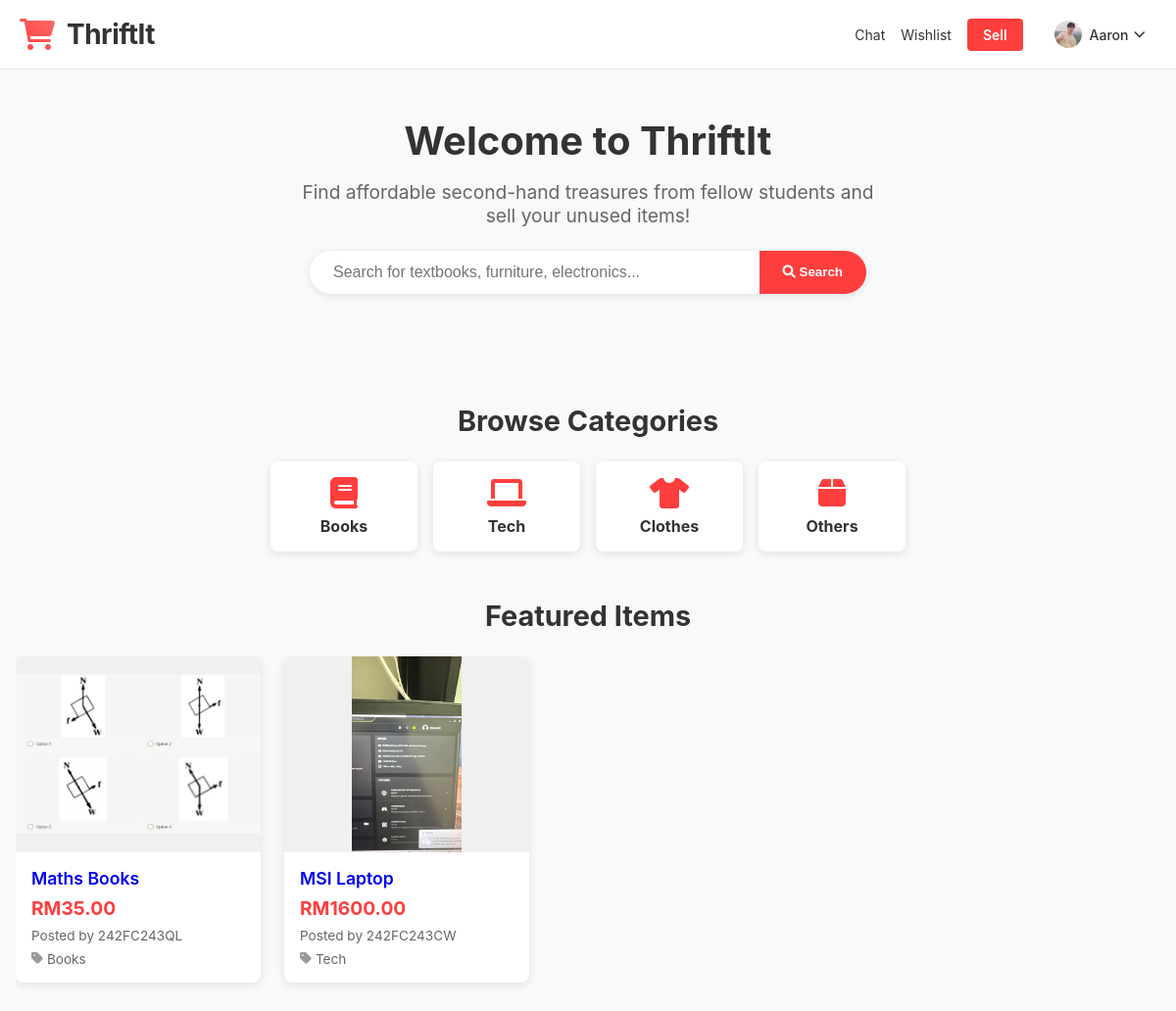
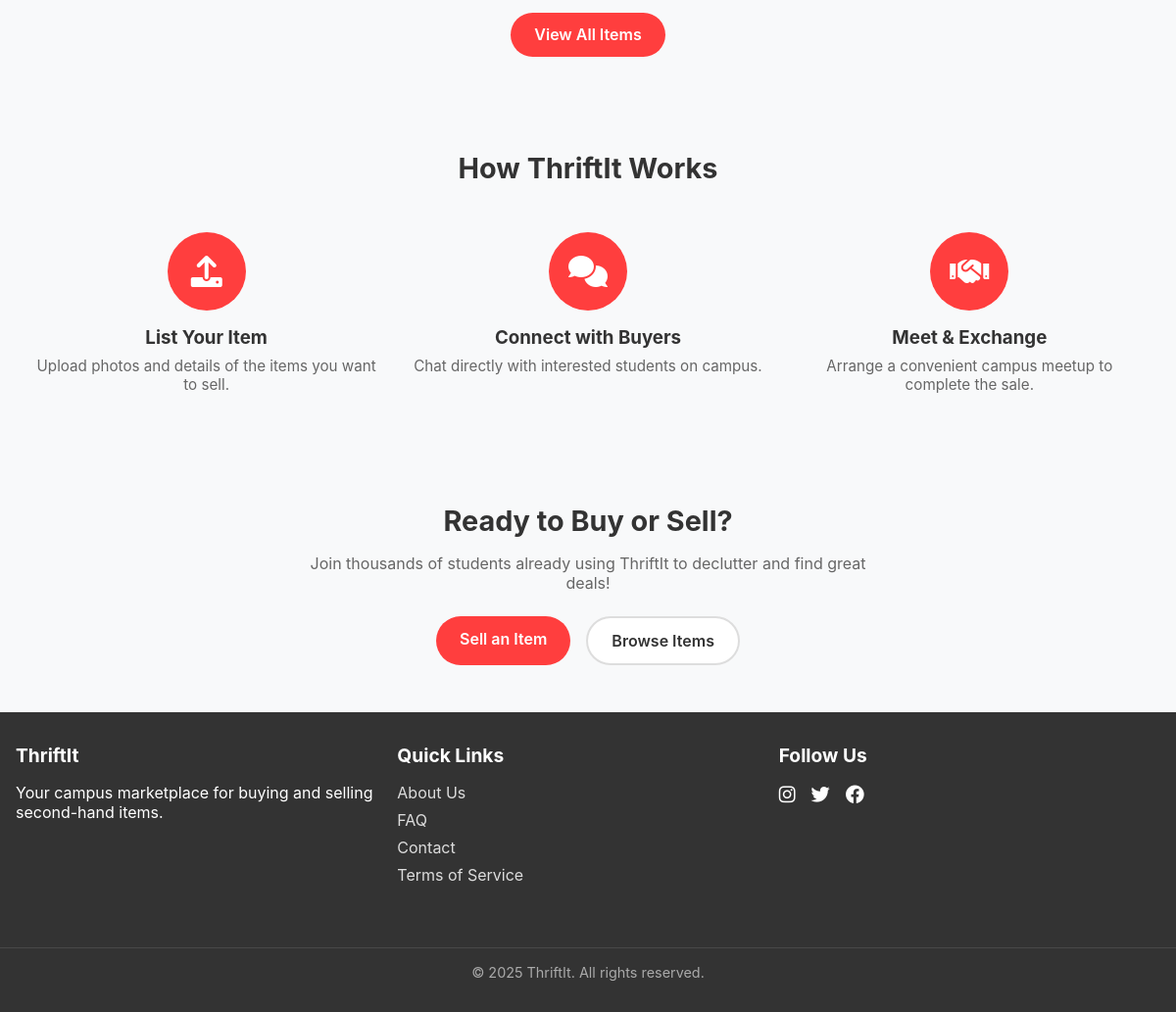
The app's page / (signed in) with its own data (2 pictures, top to bottom).
### app.py (models this page shows, shortened)
class User(db.Model, UserMixin):
    id            = db.Column(db.Integer, primary_key=True)
    student_id    = db.Column(db.String(50), unique=True, nullable=False)
    student_email = db.Column(db.String(120), unique=True, nullable=False)
    password_hash = db.Column(db.String(255), nullable=False)  # Increased from 128 to 255
    full_name     = db.Column(db.String(100), nullable=True)
    profile_picture = db.Column(db.String(100), nullable=True, default='default-avatar.png')
    messages_sent     = db.relationship('Message', foreign_keys='Message.sender_id', backref='sender', lazy='dynamic')
    messages_received = db.relationship('Message', foreign_keys='Message.receiver_id', backref='receiver', lazy='dynamic')
    def get_profile_picture(self):
        return self.profile_picture if self.profile_picture else 'default-avatar.png'
    def get_display_name(self):
        return self.full_name if self.full_name else self.student_id

class Product(db.Model):
    id             = db.Column(db.Integer, primary_key=True)
    name           = db.Column(db.String(100), nullable=False)
    price          = db.Column(db.Float, nullable=False)
    image          = db.Column(db.String(100), nullable=False)
    description    = db.Column(db.Text, nullable=True)
    category       = db.Column(db.String(50), nullable=False)
    condition      = db.Column(db.String(50), nullable=False)
    multiple_items = db.Column(db.Boolean, default=False)
    seller_id      = db.Column(db.Integer, db.ForeignKey('user.id'), nullable=False)
    seller = db.relationship('User', backref=db.backref('products', lazy=True))

### app.py (the view)
@app.route('/')
@login_required
def home():
    try:
        featured_items = Product.query.order_by(Product.id.desc()).limit(4).all()
        return render_template("home.html", featured_items=featured_items)
    except Exception as e:
        app.logger.error(f"Home page error: {str(e)}")
        flash('Error loading homepage. Please try again.', 'error')
        return render_template("home.html", featured_items=[])

### app.py (called while the page is built)
@login_manager.user_loader
def load_user(user_id):
    return User.query.get(int(user_id))

### templates/home.html (shortened to what this page needs)
<!DOCTYPE html>
<html lang="en">
<head>
    <link rel="stylesheet" href="{{ url_for('static', filename='style.css') }}">
    <link rel="stylesheet" href="https://cdnjs.cloudflare.com/ajax/libs/font-awesome/6.4.0/css/all.min.css">
</head>
<body>
    {% include 'profile_header.html' %}
    <section class="hero">
        <h1>Welcome to ThriftIt</h1>
        <p>Find affordable second-hand treasures from fellow students and sell your unused items!</p>
        <div class="search-bar">
            <form action="/products" method="get">
                <input type="text" name="q" placeholder="Search for textbooks, furniture, electronics...">
                <button type="submit"><i class="fas fa-search"></i> Search</button>
            </form>
        </div>
    </section>
<section class="categories">
    <h2>Browse Categories</h2>
    <div class="category-grid">
        <a href="{{ url_for('products', category='Books') }}" class="category-card">
            <i class="fas fa-book"></i>
            <h3>Books</h3>
        </a>
        <a href="{{ url_for('products', category='Tech') }}" class="category-card">
            <i class="fas fa-laptop"></i>
            <h3>Tech</h3>
        </a>
        <a href="{{ url_for('products', category='Clothes') }}" class="category-card">
            <i class="fas fa-tshirt"></i>
            <h3>Clothes</h3>
        </a>
        <a href="{{ url_for('products', category='Others') }}" class="category-card">
            <i class="fas fa-box"></i>
            <h3>Others</h3>
        </a>
    </div>
</section>
    <section class="featured-items">
        <h2>Featured Items</h2>
        <div class="item-grid">
            <div class="item-grid-flex">
            {% for item in featured_items %}
            <a href="{{ url_for('product_detail', product_id=item.id) }}" class="item-card">
                <div class="item-image">
                    <img src="{{ url_for('uploads', filename=item.image) }}" alt="{{ item.name }}">
                </div>
                <div class="item-details">
                    <div class="item-title">{{ item.name }}</div>
                    <div class="item-price">RM{{ "%.2f"|format(item.price) }}</div>
                    <div class="item-seller">Posted by {{ item.seller.student_id }}</div>
                    <div class="item-location">
                        <i class="fas fa-tag"></i> {{ item.category }}
                    </div>
                </div>
            </a>
            {% else %}
            <p>No items found.</p>
            {% endfor %}
       </div>
        </div>
        <div style="text-align: center; margin-top: 2rem;">
            <a href="/products" class="btn btn-primary">View All Items</a>
        </div>
    </section>
    <section class="how-it-works">
        <h2>How ThriftIt Works</h2>
        <div class="steps-container">
            <div class="step">
                <div class="step-icon">
                    <i class="fas fa-upload"></i>
                </div>
                <h3>List Your Item</h3>
                <p>Upload photos and details of the items you want to sell.</p>
            </div>
            <div class="step">
                <div class="step-icon">
                    <i class="fas fa-comments"></i>
                </div>
                <h3>Connect with Buyers</h3>
                <p>Chat directly with interested students on campus.</p>
            </div>
            <div class="step">
                <div class="step-icon">
                    <i class="fas fa-handshake"></i>
                </div>
                <h3>Meet & Exchange</h3>
                <p>Arrange a convenient campus meetup to complete the sale.</p>
            </div>
        </div>
    </section>
    <section class="cta">
        <h2>Ready to Buy or Sell?</h2>
        <p>Join thousands of students already using ThriftIt to declutter and find great deals!</p>
        <div class="cta-buttons">
            <a href="/upload" class="btn btn-primary">Sell an Item</a>
            <a href="/products" class="btn btn-secondary">Browse Items</a>
        </div>
    </section>
    {% include 'footer.html' %}
</body>
</html>

### templates/profile_header.html (shortened to what this page needs)
<!DOCTYPE html>
<html>
<head>
    <link rel="stylesheet" href="https://cdnjs.cloudflare.com/ajax/libs/font-awesome/6.0.0/css/all.min.css">
    <link rel="stylesheet" href="{{ url_for('static', filename='style_profile_header.css') }}">
</head>
<body>
    <header class="site-header">
        <div class="container">
            <a href="{{ url_for('home') }}" class="logo">
                <div class="logo-container">
                    <i class="fas fa-shopping-cart logo-icon"></i>
                    <span class="logo-text">ThriftIt</span>
                </div>
            </a>
            <div class="user-actions">
                <a href="{{ url_for('send_message') }}">Chat</a>
                <a href="{{ url_for('wishlist') }}">Wishlist</a>
                <a href="{{ url_for('upload') }}" class="btn-sell">Sell</a>
                <div class="user-menu" onclick="toggleMenu()">
                    <img src="{{ url_for('uploads', filename=current_user.get_profile_picture()) }}" alt="Profile" class="profile-pic">
                    <span>{{ current_user.get_display_name() }}</span>
                    <i class="fas fa-chevron-down"></i>
                </div>
            </div>
        </div>
    </header>
</body>
</html>

### templates/footer.html
<link rel="stylesheet" href="{{ url_for('static', filename='style.css') }}">
<footer>
    <div class="footer-content">
        <div class="footer-section">
            <h3>ThriftIt</h3>
            <p>Your campus marketplace for buying and selling second-hand items.</p>
        </div>
        <div class="footer-section">
            <h3>Quick Links</h3>
            <ul>
                <li><a href="/about">About Us</a></li>
                <li><a href="/faq">FAQ</a></li>
                <li><a href="/contact">Contact</a></li>
                <li><a href="/terms">Terms of Service</a></li>
            </ul>
        </div>
        <div class="footer-section">
            <h3>Follow Us</h3>
            <div class="social-links">
                <a href="#"><i class="fab fa-instagram"></i></a>
                <a href="#"><i class="fab fa-twitter"></i></a>
                <a href="#"><i class="fab fa-facebook"></i></a>
            </div>
        </div>
    </div>
    <div class="copyright">
        &copy; 2025 ThriftIt. All rights reserved.
    </div>
</footer>

### static/style.css (style rules this page uses)
.hero { background-color: #f8f9fa; padding: 3rem 0; text-align: center; margin-bottom: 2rem; }
.hero h1 { font-size: 2.5rem; margin-bottom: 1rem; color: #333; }
.hero p { font-size: 1.2rem; color: #666; max-width: 600px; margin: 0 auto 1.5rem; }
.search-bar { max-width: 600px; margin: 0 auto 2rem; padding: 0 1rem; }
.search-bar form { display: flex; box-shadow: 0 2px 8px rgba(0,0,0,0.1); border-radius: 50px; overflow: hidden; }
.search-bar input { flex: 1; padding: 0.8rem 1.5rem; border: none; font-size: 1rem; }
.search-bar button { background: #ff3e3e; color: white; border: none; padding: 0.8rem 1.5rem; cursor: pointer; font-weight: 600; }
.categories { max-width: 1200px; margin: 0 auto 3rem; padding: 0 1rem; }
.categories h2 { text-align: center; margin-bottom: 1.5rem; color: #333; font-size: 1.8rem; }
.category-grid { display: flex; justify-content: center; gap: 1rem; flex-wrap: wrap; }
.category-card { text-align: center; background: white; padding: 1rem; border-radius: 8px; box-shadow: 0 2px 8px rgba(0,0,0,0.1); transition: transform 0.2s; min-width: 150px; text-decoration: none; }
.category-card i { font-size: 2rem; color: #ff3e3e; margin-bottom: 0.5rem; }
.category-card h3 { font-size: 1rem; color: #333; }
.featured-items { max-width: 1200px; margin: 0 auto 3rem; padding: 0 1rem; }
.featured-items h2 { text-align: center; margin-bottom: 1.5rem; color: #333; font-size: 1.8rem; }
.item-grid-flex { display: flex; gap: 1.5rem; overflow-x: auto; padding-bottom: 10px; }
.item-grid-flex .item-card { flex: 0 0 250px; background: white; border-radius: 8px; overflow: hidden; box-shadow: 0 2px 8px rgba(0,0,0,0.1); transition: transform 0.2s; text-decoration: none; }
.item-image { height: 200px; background-color: #f0f0f0; display: flex; align-items: center; justify-content: center; }
.item-image img { max-width: 100%; max-height: 100%; }
.item-details { padding: 1rem; }
.item-title { font-weight: 600; margin-bottom: 0.5rem; font-size: 1.1rem; }
.item-price { color: #ff3e3e; font-weight: bold; font-size: 1.2rem; margin-bottom: 0.5rem; }
.item-seller { font-size: 0.85rem; color: #666; margin-bottom: 0.5rem; }
.item-location { font-size: 0.85rem; color: #666; display: flex; align-items: center; }
.item-location i { margin-right: 0.25rem; color: #999; }
.how-it-works { background-color: #f8f9fa; padding: 3rem 0; margin-bottom: 3rem; }
.how-it-works h2 { text-align: center; margin-bottom: 2rem; color: #333; font-size: 1.8rem; }
.steps-container { max-width: 1200px; margin: 0 auto; display: flex; justify-content: space-around; flex-wrap: wrap; padding: 0 1rem; }
.step { flex: 1; min-width: 200px; text-align: center; padding: 1rem; }
.step-icon { background-color: #ff3e3e; color: white; width: 80px; height: 80px; border-radius: 50%; display: flex; align-items: center; justify-content: center; margin: 0 auto 1rem; font-size: 2rem; }
.step h3 { margin-bottom: 0.5rem; color: #333; }
.step p { color: #666; font-size: 0.95rem; }
.cta { text-align: center; margin-bottom: 3rem; padding: 0 1rem; }
.cta h2 { margin-bottom: 1rem; color: #333; font-size: 1.8rem; }
.cta p { max-width: 600px; margin: 0 auto 1.5rem; color: #666; }
.cta-buttons { display: flex; justify-content: center; gap: 1rem; flex-wrap: wrap; }
.btn { display: inline-block; padding: 0.8rem 1.5rem; border-radius: 50px; text-decoration: none; font-weight: 600; text-align: center; }
.btn-primary { background-color: #ff3e3e; color: white; }
.btn-secondary { background-color: white; color: #333; border: 2px solid #ddd; }
footer { background-color: #333; color: white; padding: 2rem 0; }
.footer-content { max-width: 1200px; margin: 0 auto; display: flex; flex-wrap: wrap; justify-content: space-between; padding: 0 1rem; }
.footer-section { flex: 1; min-width: 200px; margin-bottom: 1.5rem; }
.footer-section h3 { margin-bottom: 1rem; font-size: 1.2rem; }
.footer-section ul { list-style: none; padding: 0; }
.footer-section ul li { margin-bottom: 0.5rem; }
.footer-section ul li a { color: #ddd; text-decoration: none; }
.social-links { display: flex; gap: 1rem; }
.social-links a { color: white; font-size: 1.2rem; }
.copyright { text-align: center; margin-top: 2rem; padding-top: 1rem; border-top: 1px solid rgba(255,255,255,0.1); font-size: 0.9rem; color: #aaa; }

### records on screen
User: profile_picture (picture), get_display_name "Aaron"
Product: image (picture), name "Maths Books", price "35.00", seller.student_id "242FC243QL", category "Books"
Product: image (picture), name "MSI Laptop", price "1600.00", seller.student_id "242FC243CW", category "Tech"
